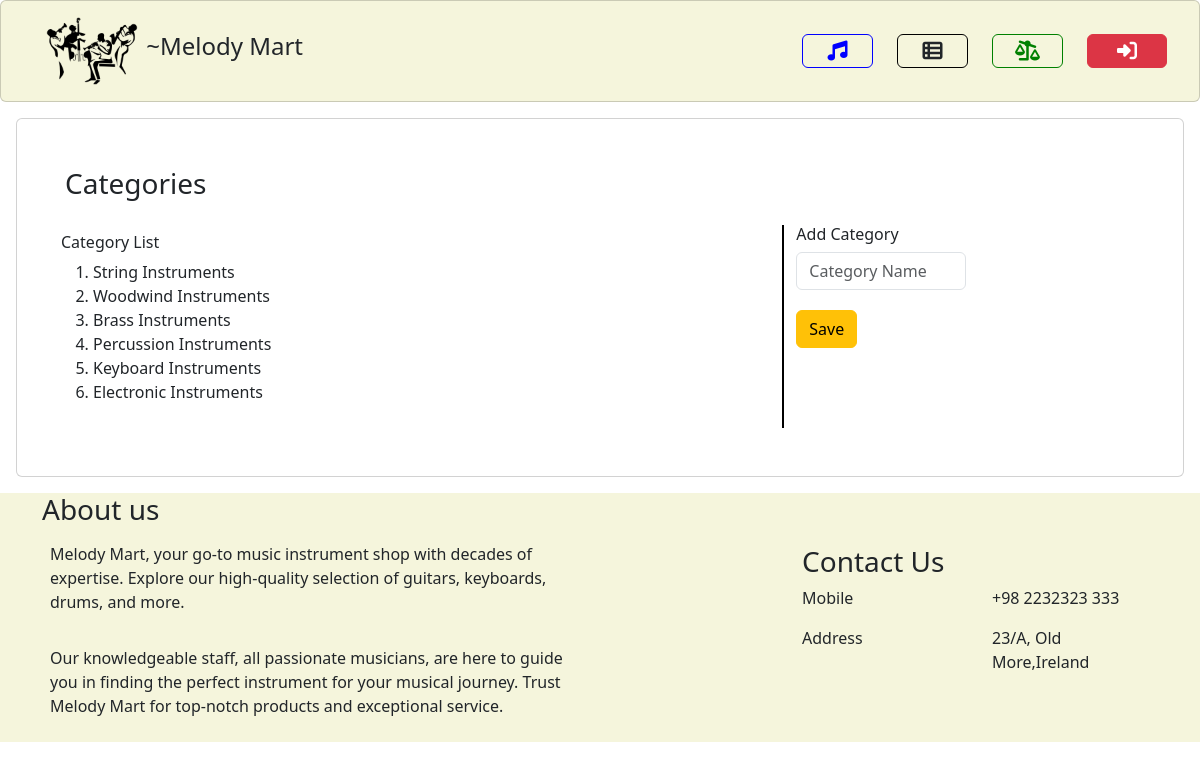
Screenshot of /adminCategory.php with the database file from the repository.
### tables this page shows
CREATE TABLE `category` (
  `id` int(3) NOT NULL,
  `categoryName` varchar(100) NOT NULL
);

### adminCategory.php (the view, shortened to what this page needs)
<?php
include 'adminHeader.php';
require_once 'connection.php';
$sql = "SELECT * FROM category";
$data_all = $conn->query($sql);
?>
<div class="card m-3 p-5">
        <div class="row">
            <div class="col-8">
                <h3>Categories</h3>
            </div>
        </div>
        <div class="contentBody mt-3">
            <div class="row">
                <div class="col-8 p-2">
                    <h6>Category List</h6>
                    <ol>
                    <?php
                        while ($row = mysqli_fetch_assoc($data_all)) {
                            ?>
                        <li><?php echo $row["categoryName"] ?></li>
                        <?php
                        }
                        ?>
                    </ol>
                </div>
                <div class="col-4" style="border-left:2px solid black;">
                    <h6>Add Category</h6>
                    <input type="text" class="form-control mb-1" placeholder="Category Name" id="categoryName" style="width: 50%;">
                    <div class="row">
                        <div class="col-6">
                            <button class="btn btn-warning float-start mt-3" onclick="addCategory()">
                                Save
                            </button>
                        </div>
                        <div class="col-6">
                        </div>
                    </div>
                </div>
            </div>
        </div>
    </div>
    <?php
include 'footer.php';
?>

### adminHeader.php (shortened to what this page needs)
<html>
<head>
    <link href="https://cdn.jsdelivr.net/npm/bootstrap@5.3.2/dist/css/bootstrap.min.css" rel="stylesheet"
>
        <link rel="stylesheet" href="https://cdnjs.cloudflare.com/ajax/libs/font-awesome/6.5.1/css/all.min.css"/>
</head>
<body>
    <div class="header card" style="background-color: beige;">
        <div class="container">
            <div class="row align-items-center">
                <div class="col-8">
                    <img src="assets/music.png" alt="" style="width: 100px; height: 100px;">
                    <h4 class="d-inline-block ml-3">~Melody Mart
                    </h4>
                </div>
                <div class="col-4 text-right">
                    <div class="row">
                        <div class="col-3">
                            <a href="adminHome.php">
                                <button class="btn"
                                    style="width: 100%; font-size: 20px; border: 1px blue solid; color:blue;"><i class="fas fa-music"></i></button>
                            </a>
                        </div>
                        <div class="col-3">
                            <a href="adminCategory.php">
                            <button class="btn"
                                    style="width: 100%; font-size: 20px; border: 1px black solid;"><i class="fa-solid fa-table-list"></i></button>
                            </a>
                        </div>
                        <div class="col-3">
                            <a href="adminSales.php">
                            <button class="btn"
                                    style="width: 100%; font-size: 20px; border: 1px green solid; color:green;"><i class="fa-solid fa-scale-unbalanced-flip"></i></button>
                            </a>
                        </div>
                        <div class="col-3">
                            <button class="btn btn-danger btn-block" onclick="logout()"
                                style="width: 80px; font-size: 20px;"><i class="fa-solid fa-right-to-bracket"></i></button>
                        </div>
                    </div>
                </div>
            </div>
        </div>
    </div>

### footer.php (shortened to what this page needs)
<div class="footer" style="background-color: beige;">
        <div class="container">
            <div class="row align-items-center">
                <div class="col-6">
                    <h3>About us</h3>
                    <p class="p-2">Melody Mart, your go-to music instrument shop with decades of expertise. Explore our high-quality selection of guitars, keyboards, drums, and more. </p><p class="p-2">Our knowledgeable staff, all passionate musicians, are here to guide you in finding the perfect instrument for your musical journey. Trust Melody Mart for top-notch products and exceptional service.</p>
                </div>
                <div class="col-4">
                    <h3>Contact Us</h3>
                    <div class="row">
                        <div class="col-6">
                            <p>Mobile</p>
                            <p>Address</p>
                        </div>
                        <div class="col-6">
                            <p>+98 2232323 333</p>
                            <p>23/A, Old More,Ireland</p>
                        </div>
                    </div>
                </div>
            </div>
        </div>
    </div>
</body>
</html>

### rows the page displays
category: categoryName "String Instruments"
category: categoryName "Woodwind Instruments"
category: categoryName "Brass Instruments"
category: categoryName "Percussion Instruments"
category: categoryName "Keyboard Instruments"
category: categoryName "Electronic Instruments"
